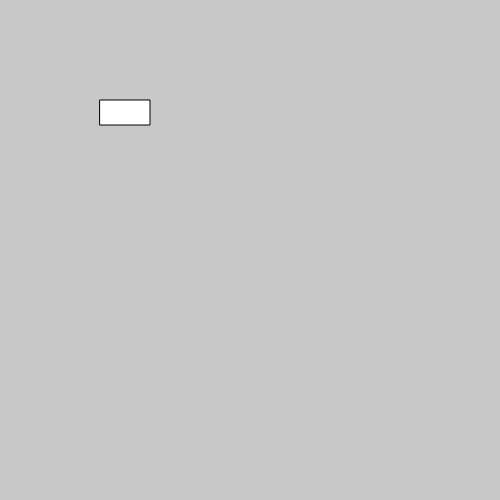
Frame 1 (no input)
Frame 60 (no input): identical to frame 1, image omitted
Frame 120 (the mouse pressed at the canvas centre since frame 60): identical to frame 1, image omitted

The p5.js sketch that drew this single still picture (run headless with seeded random() and noise() and a simulated clock; from frame 60 on, the mouse is pressed at the canvas centre):

// p5.js sketch
// ── sketch.js
let myCar1;

function setup() {
  createCanvas(500, 500);
  myCar1 = new Car();
}

function draw() {
  background(200);
  myCar1.display();
}

class Car {

  constructor() {
    // attributes
    this.x = 100;
  }

  // methods
  display() {
    rect(this.x, 100, 50, 25);
  }

}
